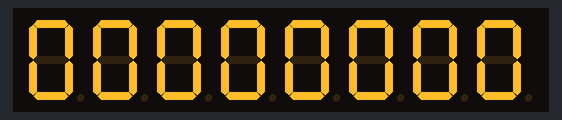
Simulated run of this program. Board: ATmega32, built with avr-gcc and emulated at 10 MHz. Parts: 8-digit seven-segment display. Wiring (inferred from the names in the program): MAX7219 LED driver: CS PB4.

Above: at 0.01 s.
At 4.66 s:
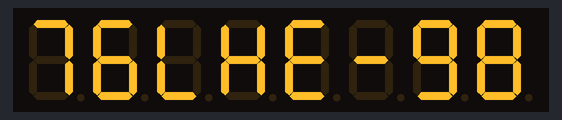
At 9.76 s:
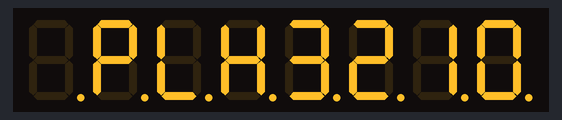
At 19.82 s:
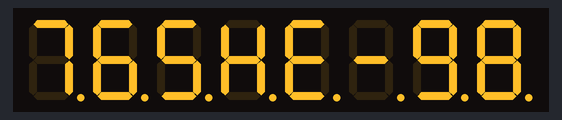
At 29.87 s:
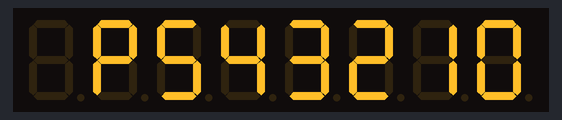
At 39.93 s:
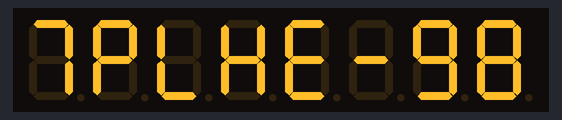

The program:

SPI_7Segment.c
```c
/*
 * SPI_7Segment.c
 *
 * Created: 4/9/2022 11:42:21 PM
 *  Author: Hassan
 */

#define F_CPU 10000000UL

#include <avr/io.h>
#include <util/delay.h>


#define SS		4
#define MOSI	5
#define MISO	6
#define SCLK	7

void SPI_MasterInit(){
	DDRB |= ((1 << MOSI)|(1<<SS)|(1<<SCLK));

	SPCR |= ((1<< SPE)|(1<<MSTR)|(1<<SPR0));
}

void Transmit_7Seg(uint8_t cmd,uint8_t  data){
	PORTB &= ~(1<<SS);	//first make CS low before transmitting

	SPDR = cmd;		//send command
	while(!(SPSR & (1<<SPIF)));

	SPDR = data;	//send data
	while(!(SPSR & (1<<SPIF)));

	PORTB |= (1<<SS); //terminate the transmission by making CS high
}

void Sev_Seg_Init(){
	Transmit_7Seg(0x9,0xFF);	//decode for all 7 digits
	Transmit_7Seg(0xA,0x0F);	//Maximum intensity Mode
	Transmit_7Seg(0xB,0x07);	//Scan Limit set all digits
	Transmit_7Seg(0xC,0x01);	//enable (Normal Operation)
}

int main(void)
{	uint8_t i,count=0;

	SPI_MasterInit();
	Sev_Seg_Init();

    while(1)
    {
        for (i=1;i<=8;i++,count++)
        {
			Transmit_7Seg(i,count);
			_delay_ms(50);
        }
    }
}
```
